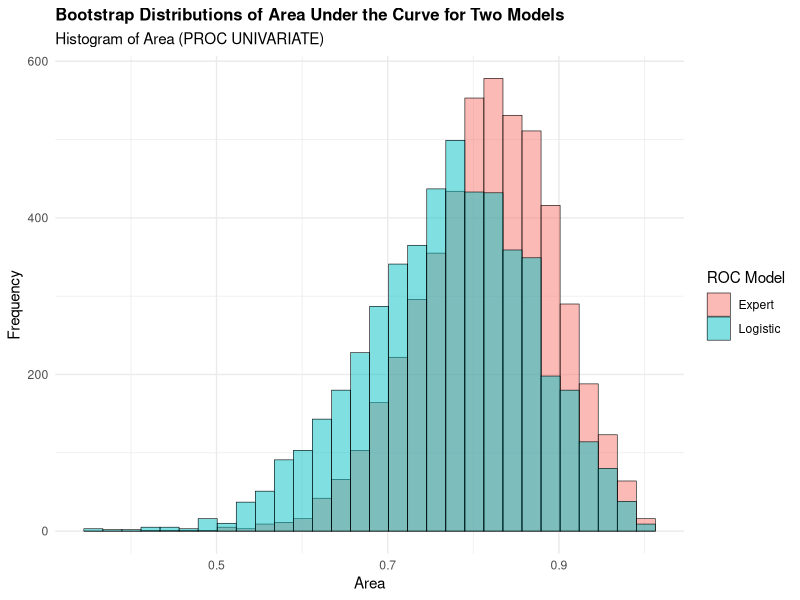
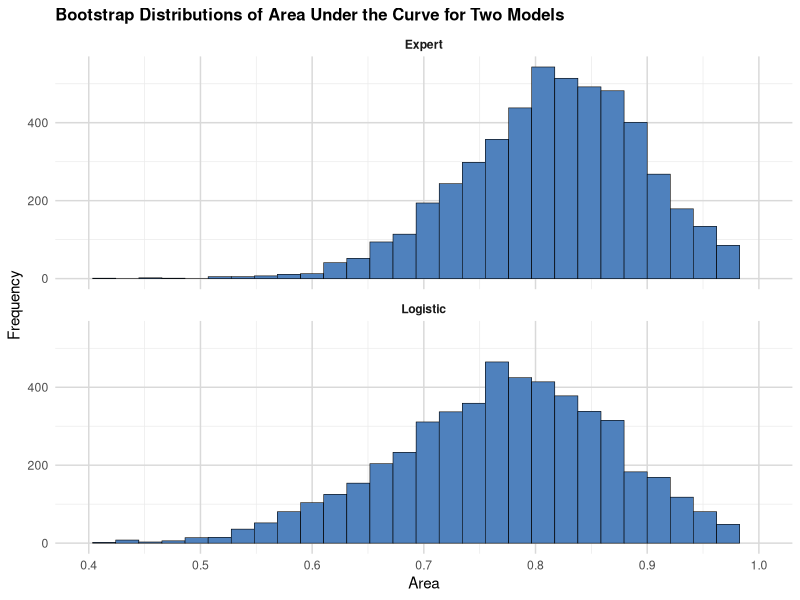

Write the R code that produced these figures, in order.
out <- Sys.getenv("OUT_DIR")
if (out == "" || is.na(out)) out <- getwd()
dir.create(out, showWarnings = FALSE, recursive = TRUE)

suppressPackageStartupMessages({
  library(dplyr)
  library(tidyr)
  library(tibble)
  library(ggplot2)
})

## SAS round half away from zero
round_half_up <- function(x, digits = 0) {
  if (!is.finite(x)) return(x)
  m <- 10^digits
  sign(x) * floor(abs(x) * m + 0.5 + 1e-12) / m
}
fmt_n <- function(x, digits) {
  # format with fixed decimals using half-up rounding
  vapply(x, function(v) {
    if (is.na(v)) return("")
    r <- round_half_up(v, digits)
    formatC(r, format = "f", digits = digits, flag = "#")
  }, character(1))
}

cat("P097 Bootstrap ROC: building data\n")

## ---- data roc ----
# input alb tp totscore popind @@ ; totscore = 10 - totscore
raw_vals <- c(
3.0,5.8,10,0,  3.2,6.3,5,1,  3.9,6.8,3,1,  2.8,4.8,6,0,
3.2,5.8,3,1,  0.9,4.0,5,0,  2.5,5.7,8,0,  1.6,5.6,5,1,
3.8,5.7,5,1,  3.7,6.7,6,1,  3.2,5.4,4,1,  3.8,6.6,6,1,
4.1,6.6,5,1,  3.6,5.7,5,1,  4.3,7.0,4,1,  3.6,6.7,4,0,
2.3,4.4,6,1,  4.2,7.6,4,0,  4.0,6.6,6,0,  3.5,5.8,6,1,
3.8,6.8,7,1,  3.0,4.7,8,0,  4.5,7.4,5,1,  3.7,7.4,5,1,
3.1,6.6,6,1,  4.1,8.2,6,1,  4.3,7.0,5,1,  4.3,6.5,4,1,
3.2,5.1,5,1,  2.6,4.7,6,1,  3.3,6.8,6,0,  1.7,4.0,7,0,
3.7,6.1,5,1,  3.3,6.3,7,1,  4.2,7.7,6,1,  3.5,6.2,5,1,
2.9,5.7,9,0,  2.1,4.8,7,1,  2.8,6.2,8,0,  4.0,7.0,7,1,
3.3,5.7,6,1,  3.7,6.9,5,1,  3.6,6.6,5,1
)
stopifnot(length(raw_vals) %% 4 == 0)
n_roc <- length(raw_vals)/4
m <- matrix(raw_vals, ncol = 4, byrow = TRUE)
roc <- tibble(alb = m[,1], tp = m[,2], totscore = 10 - m[,3], popind = m[,4])
stopifnot(nrow(roc) == 43)

## ---- proc logistic data=roc ; model popind(event='0') = alb tp totscore ----
roc$popind0 <- as.integer(roc$popind == 0)
fit <- glm(popind0 ~ alb + tp + totscore, data = roc, family = binomial(link = "logit"))
LogiPred <- as.numeric(fitted(fit))
LogiOut <- roc %>% mutate(LogiPred = LogiPred)
# keep order as SAS merge (row order)
stopifnot(nrow(LogiOut) == 43)
stopifnot(all(!is.na(LogiOut$LogiPred)))

## ---- ExpertPred ----
ExpertPred_vals <- c(
0.95,0.2,0.05,0.3,0.1,0.6,0.8,0.5,
0.1,0.25,0.1,0.2,0.05,0.1,0.05,0.1,
0.4,0.1,0.2,0.25,0.4,0.7,0.1,0.1,
0.3,0.2,0.1,0.05,0.1,0.4,0.4,0.7,
0.2,0.4,0.1,0.1,0.9,0.7,0.8,0.25,
0.3,0.1,0.1
)
stopifnot(length(ExpertPred_vals) == 43)
ExpertPred <- tibble(ExpertPred = ExpertPred_vals)

## ---- Survival = merge LogiOut ExpertPred (row-wise, no BY) ----
Survival <- bind_cols(LogiOut, ExpertPred)
stopifnot(nrow(Survival) == 43)
stopifnot(all(c("popind","LogiPred","ExpertPred") %in% names(Survival)))

## ---- ROC AUC + DeLong SE (for ROCAssociation) ----
auc_only <- function(y, p) {
  # y 1=event (popind=0), 0=nonevent
  n1 <- sum(y == 1); n0 <- sum(y == 0)
  if (n1 == 0 || n0 == 0) return(NA_real_)
  r <- rank(p, ties.method = "average")
  auc <- (sum(r[y == 1]) - n1*(n1+1)/2) / (n1*n0)
  auc
}
roc_delong <- function(y, p, alpha = 0.1) {
  n1 <- sum(y == 1); n0 <- sum(y == 0)
  if (n1 == 0 || n0 == 0) return(list(area=NA_real_, se=NA_real_, lcl=NA_real_, ucl=NA_real_))
  auc <- auc_only(y, p)
  # DeLong components
  y1p <- p[y == 1]; y0p <- p[y == 0]
  # V10
  V10 <- vapply(y1p, function(a) mean((a > y0p) + 0.5*(a == y0p)), numeric(1))
  V01 <- vapply(y0p, function(b) mean((y1p > b) + 0.5*(y1p == b)), numeric(1))
  S10 <- if (n1 > 1) var(V10) else 0
  S01 <- if (n0 > 1) var(V01) else 0
  v <- S10/n1 + S01/n0
  se <- sqrt(max(v, 0))
  z <- qnorm(1 - alpha/2)
  lcl <- max(0, auc - z*se); ucl <- min(1, auc + z*se)
  list(area=auc, se=se, lcl=lcl, ucl=ucl, n1=n1, n0=n0)
}

y_evt <- as.integer(Survival$popind == 0)
res_logi <- roc_delong(y_evt, Survival$LogiPred, alpha = 0.1)
res_expr <- roc_delong(y_evt, Survival$ExpertPred, alpha = 0.1)

ROCAssociation <- tibble(
  ROCModel = c("Expert","Logistic"),
  Area = c(res_expr$area, res_logi$area),
  StdErr = c(res_expr$se, res_logi$se),
  Lower90 = c(res_expr$lcl, res_logi$lcl),
  Upper90 = c(res_expr$ucl, res_logi$ucl)
)

cat("Original AUC Expert=", ROCAssociation$Area[1], " Logistic=", ROCAssociation$Area[2], "\n")

## ---- data Prob ----
x <- 0.73; xbar <- 0.8162; s <- 0.0801
zval <- abs(xbar - x)/s
pval <- 2*pnorm(-zval)
Prob <- tibble(x=x, xbar=xbar, s=s, z=zval, p=pval)

## ---- Bootstrap: surveyselect urs samprate=1 reps=5000 seed=12345 ----
NumSamples <- 5000
N <- nrow(Survival)
set.seed(12345)
# replicate sampling with replacement, each sample size N
# compute AUCs
pop_vec <- Survival$popind
logi_vec <- Survival$LogiPred
expr_vec <- Survival$ExpertPred
areas_logi <- numeric(NumSamples)
areas_expr <- numeric(NumSamples)
for (b in seq_len(NumSamples)) {
  idx <- sample.int(N, N, replace = TRUE)
  yb <- as.integer(pop_vec[idx] == 0)
  areas_logi[b] <- auc_only(yb, logi_vec[idx])
  areas_expr[b] <- auc_only(yb, expr_vec[idx])
}
ROCEst <- tibble(
  Replicate = rep(seq_len(NumSamples), times = 2),
  ROCModel = rep(c("Expert","Logistic"), each = NumSamples),
  Area = c(areas_expr, areas_logi)
)
# SAS sorts character ordering uppercase before lowercase; keep as is
ROCEst <- ROCEst %>% arrange(ROCModel, Replicate)

## ---- PROC MEANS Mean Std P5 P95 P10 P90 P25 P75 ndec=4 ; class ROCModel ----
sas_pctl5 <- function(x, p) {
  # x numeric vector nonmissing, p in (0,1), PCTLDEF=5
  x <- sort(x[!is.na(x)])
  n <- length(x)
  if (n == 0) return(NA_real_)
  if (n == 1) return(x[1])
  np <- n * p
  j <- floor(np + 1e-12)
  g <- np - j
  if (abs(g) < 1e-12) {
    # g==0
    if (j <= 0) return(x[1])
    if (j >= n) return(x[n])
    return((x[j] + x[j+1])/2)
  } else {
    k <- j + 1
    if (k < 1) k <- 1
    if (k > n) k <- n
    return(x[k])
  }
}
summ_one <- function(v) {
  tibble(
    N = sum(!is.na(v)),
    Mean = mean(v, na.rm = TRUE),
    Std = sd(v, na.rm = TRUE),
    P5 = sas_pctl5(v, 0.05),
    P10 = sas_pctl5(v, 0.10),
    P25 = sas_pctl5(v, 0.25),
    P75 = sas_pctl5(v, 0.75),
    P90 = sas_pctl5(v, 0.90),
    P95 = sas_pctl5(v, 0.95)
  )
}
means_by <- ROCEst %>% group_by(ROCModel) %>% summarise(
  N = sum(!is.na(Area)),
  Mean = mean(Area, na.rm=TRUE),
  Std = sd(Area, na.rm=TRUE),
  P5 = sas_pctl5(Area, 0.05),
  P95 = sas_pctl5(Area, 0.95),
  P10 = sas_pctl5(Area, 0.10),
  P90 = sas_pctl5(Area, 0.90),
  P25 = sas_pctl5(Area, 0.25),
  P75 = sas_pctl5(Area, 0.75),
  .groups="drop"
)
# overall (_TYPE_=0) for MEANS with CLASS
overall <- summ_one(ROCEst$Area) %>% mutate(ROCModel="Overall") %>%
  select(ROCModel, N, Mean, Std, P5, P95, P10, P90, P25, P75)
means_summary <- bind_rows(means_by %>% select(ROCModel,N,Mean,Std,P5,P95,P10,P90,P25,P75), overall)

## ---- PROC UNIVARIATE output WidePctls pctlpts 2.5 97.5 mean std ----
wide_by <- ROCEst %>% group_by(ROCModel) %>% summarise(
  N = sum(!is.na(Area)),
  Mean = mean(Area, na.rm=TRUE),
  Std = sd(Area, na.rm=TRUE),
  P_2_5 = sas_pctl5(Area, 0.025),
  P_97_5 = sas_pctl5(Area, 0.975),
  .groups="drop"
)
WidePctls <- wide_by
# univariate moments for listing completeness
univ_moments <- ROCEst %>% group_by(ROCModel) %>% summarise(
  N = sum(!is.na(Area)),
  Mean = mean(Area),
  StdDev = sd(Area),
  Variance = var(Area),
  Skewness = { m<-mean(Area); sd3<-sd(Area); mean((Area-m)^3)/ (sd3^3) },
  Kurtosis = { m<-mean(Area); sd4<-sd(Area); mean((Area-m)^4)/(sd4^4) - 3 },
  USS = sum(Area^2),
  CSS = sum((Area-mean(Area))^2),
  CV = 100*sd(Area)/mean(Area),
  StdMean = sd(Area)/sqrt(sum(!is.na(Area))),
  Min = min(Area), Max = max(Area), Range = max(Area)-min(Area),
  Median = sas_pctl5(Area, 0.50),
  Mode = NA_real_,
  .groups="drop"
)

## ---- logistic model details for listing ----
sm <- summary(fit)
coefs <- as.data.frame(sm$coefficients)
# Wald chi-square = (Estimate/SE)^2
param_tbl <- tibble(
  Parameter = rownames(coefs),
  Estimate = coefs[,1],
  StdErr = coefs[,2],
  WaldChiSq = (coefs[,1]/coefs[,2])^2,
  PValue = coefs[,4]
)
fit_stats <- tibble(
  Criterion = c("-2 Log L","AIC","SC"),
  InterceptOnly = c(sm$null.deviance, sm$null.deviance+2*1, sm$null.deviance+log(N)*1),
  InterceptAndCov = c(sm$deviance, sm$aic, sm$deviance+log(N)*length(coef(fit)))
)

cat("Bootstrap done\n")

## ---- write CSV datasets ----
write.csv(roc, file.path(out, "roc.csv"), row.names=FALSE, na="")
write.csv(Survival, file.path(out, "survival.csv"), row.names=FALSE, na="")
write.csv(Prob, file.path(out, "prob.csv"), row.names=FALSE, na="")
write.csv(ROCEst, file.path(out, "rocest.csv"), row.names=FALSE, na="")
write.csv(WidePctls, file.path(out, "widepctls.csv"), row.names=FALSE, na="")
write.csv(ROCAssociation, file.path(out, "rocassociation.csv"), row.names=FALSE, na="")
write.csv(means_summary, file.path(out, "means_summary.csv"), row.names=FALSE, na="")
# P097.csv : table body combining key tables (means + wide + prob + rocassoc)
p097_body <- means_summary
write.csv(p097_body, file.path(out, "P097.csv"), row.names=FALSE, na="")

## ---- text rendering P097.lst -> P097.txt ----
# Build comprehensive listing mimicking SAS lst
lines <- c()
add <- function(...) lines <<- c(lines, paste0(...))

add("Discrimination, accuracy, and stability in binary classifiers")
add("Bootstrap ROC Analysis  (P097_BootstrapROC)")
add(strrep("-", 78))
add("")
add("PROC LOGISTIC data=roc : model popind(event='0') = alb tp totscore")
add("")
add("Model Fit Statistics")
add(sprintf("%-15s %15s %15s", "Criterion", "Intercept Only", "Intercept+Cov"))
for (i in seq_len(nrow(fit_stats))) {
  add(sprintf("%-15s %15s %15s",
    fit_stats$Criterion[i],
    fmt_n(fit_stats$InterceptOnly[i], 4),
    fmt_n(fit_stats$InterceptAndCov[i], 4)))
}
add("")
add("Parameter Estimates")
add(sprintf("%-12s %10s %10s %12s %10s", "Parameter", "Estimate", "StdErr", "WaldChiSq", "PValue"))
for (i in seq_len(nrow(param_tbl))) {
  add(sprintf("%-12s %10s %10s %12s %10s",
    param_tbl$Parameter[i],
    fmt_n(param_tbl$Estimate[i], 4),
    fmt_n(param_tbl$StdErr[i], 4),
    fmt_n(param_tbl$WaldChiSq[i], 4),
    fmt_n(param_tbl$PValue[i], 4)))
}
add("")
add("PROC LOGISTIC data=Survival alpha=0.1 : ROCAssociation (nofit, event='0')")
add(sprintf("%-10s %10s %10s %10s %10s", "ROCModel", "Area", "StdErr", "Lower90", "Upper90"))
for (i in seq_len(nrow(ROCAssociation))) {
  add(sprintf("%-10s %10s %10s %10s %10s",
    ROCAssociation$ROCModel[i],
    fmt_n(ROCAssociation$Area[i], 4),
    fmt_n(ROCAssociation$StdErr[i], 4),
    fmt_n(ROCAssociation$Lower90[i], 4),
    fmt_n(ROCAssociation$Upper90[i], 4)))
}
add("")
add("data Prob;  z = abs(xbar-x)/s;  p = 2*cdf('Normal',-z);")
add(sprintf("%-8s %-8s %-8s %-8s %-8s", "x", "xbar", "s", "z", "p"))
add(sprintf("%-8s %-8s %-8s %-8s %-8s",
  fmt_n(Prob$x, 4), fmt_n(Prob$xbar, 4), fmt_n(Prob$s, 4),
  fmt_n(Prob$z, 4), fmt_n(Prob$p, 4)))
add("")
add("Bootstrap: PROC SURVEYSELECT urs samprate=1 reps=5000 seed=12345  N=43")
add(paste0("Number of bootstrap replicates = ", NumSamples))
add(paste0("Bootstrap observations (ROCEst rows) = ", nrow(ROCEst)))
add("")
add("PROC MEANS data=ROCEst Mean Std P5 P95 P10 P90 P25 P75 ndec=4; class ROCModel; var Area;")
add(sprintf("%-10s %6s %10s %10s %10s %10s %10s %10s %10s %10s",
  "ROCModel","N","Mean","Std","P5","P95","P10","P90","P25","P75"))
for (i in seq_len(nrow(means_summary))) {
  r <- means_summary[i,]
  add(sprintf("%-10s %6d %10s %10s %10s %10s %10s %10s %10s %10s",
    r$ROCModel, r$N,
    fmt_n(r$Mean,4), fmt_n(r$Std,4),
    fmt_n(r$P5,4), fmt_n(r$P95,4),
    fmt_n(r$P10,4), fmt_n(r$P90,4),
    fmt_n(r$P25,4), fmt_n(r$P75,4)))
}
add("")
add("PROC UNIVARIATE data=ROCEst noprint; class ROCModel; var Area; histogram Area;")
add("Moments")
add(sprintf("%-10s %6s %10s %10s %12s %10s %10s %12s %12s %10s %10s %10s %10s %10s",
  "ROCModel","N","Mean","StdDev","Variance","Skewness","Kurtosis","USS","CSS","CV","StdMean","Min","Max","Median"))
for (i in seq_len(nrow(univ_moments))) {
  r <- univ_moments[i,]
  add(sprintf("%-10s %6d %10s %10s %12s %10s %10s %12s %12s %10s %10s %10s %10s %10s",
    r$ROCModel, r$N,
    fmt_n(r$Mean,4), fmt_n(r$StdDev,4), fmt_n(r$Variance,4),
    fmt_n(r$Skewness,4), fmt_n(r$Kurtosis,4),
    fmt_n(r$USS,4), fmt_n(r$CSS,4),
    fmt_n(r$CV,4), fmt_n(r$StdMean,4),
    fmt_n(r$Min,4), fmt_n(r$Max,4), fmt_n(r$Median,4)))
}
add("")
add("PROC PRINT data=WidePctls noobs label;  (BootMean BootStdErr 95% Lower CL 95% Upper CL)")
add(sprintf("%-10s %10s %10s %12s %12s", "ROCModel", "BootMean", "BootStdErr", "95% Lower CL", "95% Upper CL"))
for (i in seq_len(nrow(WidePctls))) {
  add(sprintf("%-10s %10s %10s %12s %12s",
    WidePctls$ROCModel[i],
    fmt_n(WidePctls$Mean[i],4), fmt_n(WidePctls$Std[i],4),
    fmt_n(WidePctls$P_2_5[i],4), fmt_n(WidePctls$P_97_5[i],4)))
}
add("")
add("Title: Bootstrap Distributions of Area Under the Curve for Two Models")
add("")

writeLines(lines, file.path(out, "P097.txt"))
# also write .lst-named copies for robustness
writeLines(lines, file.path(out, "P097.lst.txt"))
# CSV of table body already written as P097.csv; also copy
write.csv(p097_body, file.path(out, "P097.lst.csv"), row.names=FALSE, na="")

## ---- figures ----
# Histogram.png : PROC UNIVARIATE histogram Area
# Use overlaid histograms with transparency
p_hist <- ggplot(ROCEst, aes(x = Area, fill = ROCModel)) +
  geom_histogram(aes(y = after_stat(count)), bins = 30, alpha = 0.5, position = "identity", color = "black", linewidth = 0.2) +
  labs(title = "Bootstrap Distributions of Area Under the Curve for Two Models",
       subtitle = "Histogram of Area (PROC UNIVARIATE)",
       x = "Area", y = "Frequency", fill = "ROC Model") +
  theme_minimal(base_size = 11) +
  theme(plot.title = element_text(face = "bold", size = 12))
ggsave(file.path(out, "histogram.png"), p_hist, width = 640/96, height = 481/96, dpi = 96)
# CSV of plotted data: binned counts per model + raw
# Provide raw plotted data
write.csv(ROCEst, file.path(out, "histogram.csv"), row.names=FALSE, na="")

# SGPanel.png : panelby ROCModel rows=2 layout=rowlattice, colaxis 0.4 to 1 by 0.1, grid
p_panel <- ggplot(ROCEst, aes(x = Area)) +
  geom_histogram(bins = 30, fill = "#4F81BD", color = "black", linewidth = 0.2) +
  facet_wrap(~ ROCModel, ncol = 1, nrow = 2) +
  scale_x_continuous(breaks = seq(0.4, 1, by = 0.1), limits = c(0.4, 1)) +
  labs(title = "Bootstrap Distributions of Area Under the Curve for Two Models",
       x = "Area", y = "Frequency") +
  theme_minimal(base_size = 11) +
  theme(plot.title = element_text(face = "bold", size = 12),
        panel.grid.major = element_line(color = "grey85"),
        panel.grid.minor = element_line(color = "grey92"),
        strip.text = element_text(face = "bold"))
ggsave(file.path(out, "sgpanel.png"), p_panel, width = 640/96, height = 481/96, dpi = 96)
write.csv(ROCEst, file.path(out, "sgpanel.csv"), row.names=FALSE, na="")

cat("P097 done\n")
